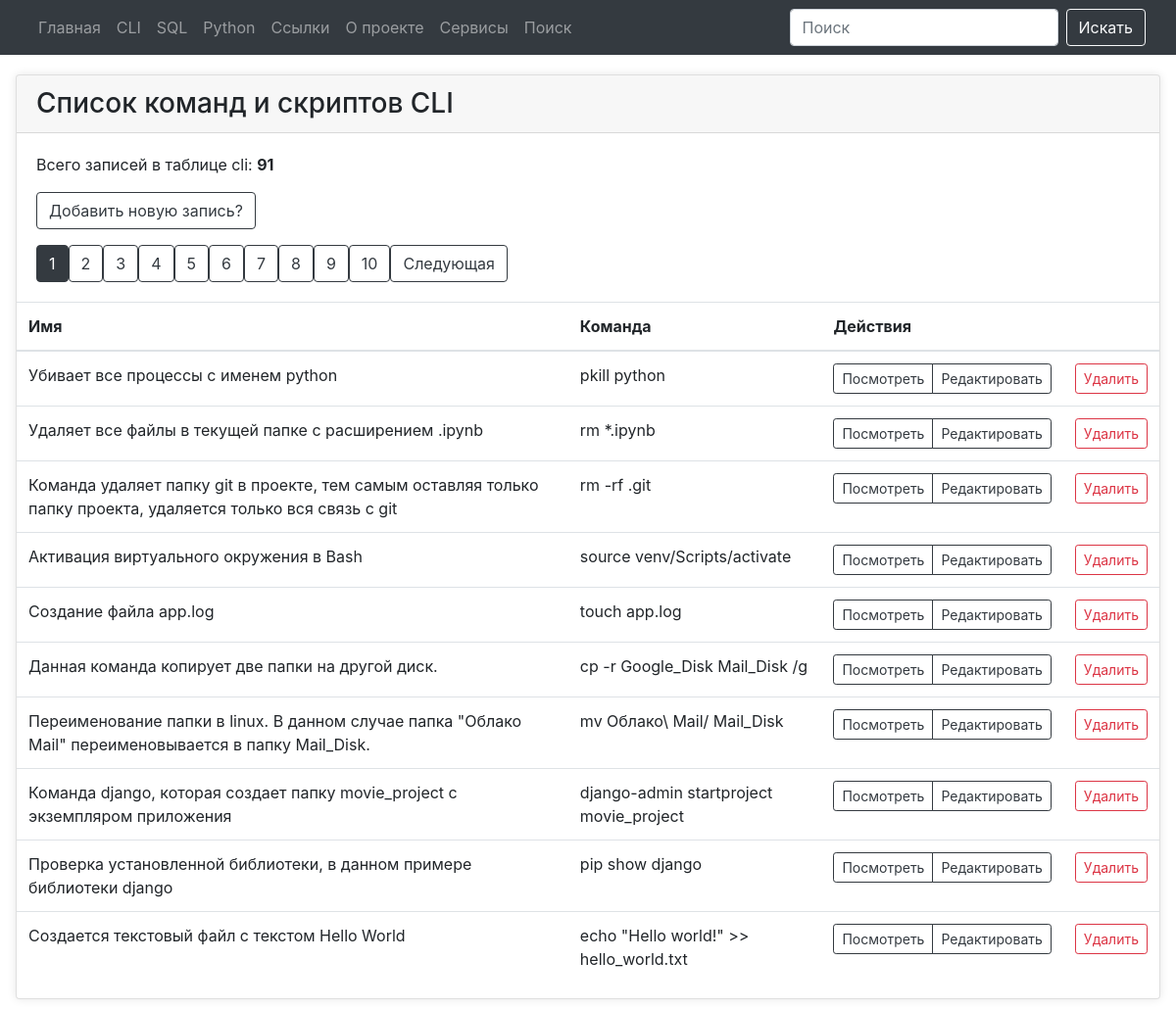
Page /cli on the earlier database version.
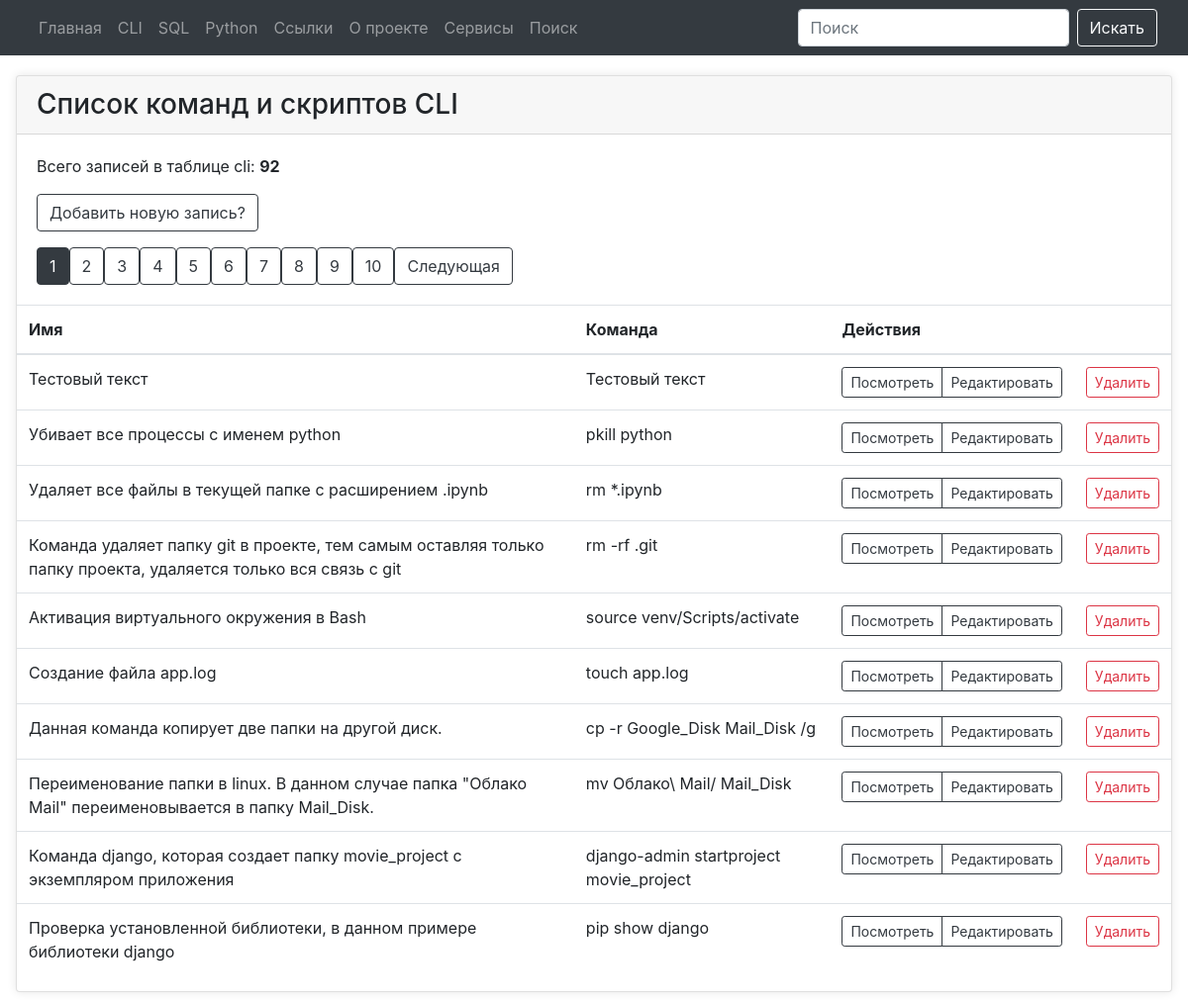
Same page on the later database version.
### tables this page shows
CREATE TABLE "cli" (
  "cli_id" INTEGER PRIMARY KEY AUTOINCREMENT,
  "cli_command" TEXT NOT NULL,
  "cli_name" TEXT NOT NULL,
  "cli_date_add" TIMESTAMP DEFAULT CURRENT_TIMESTAMP,
  "cli_date_edit" TEXT
);

### modules/cli/cli_posts.py (the view)
@bp.route("/cli")
def cli_posts():
    page = request.args.get('page', 1, type=int)
    conn = connect.get_db_connection()
    cur = conn.cursor()
    cli_list_count = int(cur.execute("SELECT COUNT(*) FROM cli").fetchone()[0])
    offset = (page - 1) * PER_PAGE
    cli_list = conn.execute(
        "SELECT * FROM cli ORDER BY 1 DESC LIMIT ? OFFSET ?",
        (PER_PAGE, offset)
    ).fetchall()
    conn.close()
    total_pages = (cli_list_count + PER_PAGE - 1) // PER_PAGE
    return render_template("cli/cli_posts.html",
                           cli_list=cli_list,
                           cli_list_count=cli_list_count,
                           page=page,
                           total_pages=total_pages,
                           )

### modules/connect.py (called while the page is built)
def get_db_connection():
    db_path = os.path.join(BASE_DIR, '../database.db')
    conn = sqlite3.connect(db_path)
    conn.row_factory = sqlite3.Row
    return conn

### templates/cli/cli_posts.html (shortened to what this page needs)
{% extends "base.html" %} {% block title %}Команды CLI{% endblock %} {% block content %}
<div class="card mb-4">
   <div class="card-header h3">Список команд и скриптов CLI</div>
   <div class="card-body">
      <p class="card-text">
         Всего записей в таблице cli: <b>{{ cli_list_count }}</b></p>
      <a href="{{ url_for('add_cli_post.add_cli_post') }}" class="btn btn-outline-dark"></i>
         Добавить новую
         запись?</a>
      <div class="pagination">
         {% for p in range(1, total_pages + 1) %}
         <a href="{{ url_for('cli_posts.cli_posts', page=p) }}"
            class="btn btn-outline-dark {% if p == page %}active{% endif %}">{{ p }}</a>
         {% endfor %}
         {% if page < total_pages %} <a href="{{ url_for('cli_posts.cli_posts', page=page+1) }}"
            class="btn btn-outline-dark">Следующая</a>
            {% endif %}
      </div>
   </div>
   <table class="table">
      <thead>
         <tr>
            <th>Имя</th>
            <th>Команда</th>
            <th colspan="2">Действия</th>
         </tr>
      </thead>
      <tbody>
         {% for cli_list in cli_list %}
         <tr>
            <td>{{ cli_list['cli_name'] }}</td>
            <td>{{ cli_list['cli_command'] }}</td>
            <td>
               <div class="btn-group" role="group" aria-label="Действия">
                  <a href="{{ url_for('get_view_cli_post.get_view_cli_post', cli_id=cli_list['cli_id']) }}"
                     class="btn btn-outline-dark btn-sm">
                     Посмотреть
                  </a>
                  <a href="{{ url_for('edit_cli_post.edit_cli_post', cli_id=cli_list['cli_id']) }}"
                     class="btn btn-outline-dark btn-sm">
                     Редактировать
                  </a>
               </div>
            </td>
            <td>
               <form action="{{ url_for('delete_cli_post.delete_cli_post', cli_id=cli_list['cli_id'])}}" method="POST"
                  class="d-inline">
                  <button type="submit" class="btn btn-outline-danger btn-sm"
                     onclick="return confirm('Вы точно уверены что хотите удалить запись?')">
                     Удалить
                  </button>
               </form>
            </td>
         </tr>
         {% endfor %}
      </tbody>
   </table>
</div>
{% endblock %}

### templates/base.html (shortened to what this page needs)
<!doctype html>
<html>
<head>
	<link href="{{ url_for('static', filename='styles.css') }}" rel="stylesheet">
    <link href="https://stackpath.bootstrapcdn.com/bootstrap/4.5.2/css/bootstrap.min.css" rel="stylesheet">
</head>
<body>
    {% include 'navbar.html' %}
    <div class="main">
        {% block content %}
        {% endblock %}
     </div>
</body>
</html>

### templates/navbar.html (shortened to what this page needs)
<nav class="navbar navbar-expand-lg navbar-dark bg-dark">
    <div class="container-fluid">
      <div class="collapse navbar-collapse" id="navbarNav">
        <ul class="navbar-nav">
          <li class="nav-item">
            <a class="nav-link" href="{{ url_for('index.index') }}">Главная</a>
          </li>
          <li class="nav-item">
            <a class="nav-link" href="{{ url_for('cli_posts.cli_posts') }}">CLI</a>
          </li>
          <li class="nav-item">
            <a class="nav-link" href="{{ url_for('sql_list_commands.sql_list_commands') }}">SQL</a>
          </li>
          <li class="nav-item">
            <a class="nav-link" href="{{ url_for('python_list_commands.python_list_commands') }}">Python</a>
          </li>
          <li class="nav-item">
            <a class="nav-link" href="{{ url_for('link_list_commands.link_list_commands') }}">Ссылки</a>
          </li>
          <li class="nav-item">
            <a class="nav-link" href="{{ url_for('about.about_list') }}">О проекте</a>
          </li>
          <li class="nav-item">
            <a class="nav-link" href="{{ url_for('services.services') }}">Сервисы</a>
          </li>
          <li class="nav-item">
            <a class="nav-link" href="{{ url_for('search.search') }}">Поиск</a>
          </li>
        </ul>
      </div>
      <form class="d-flex" action="/search" method="post" role="search">
        <input class="form-control me-2 mr-2" type="text" placeholder="Поиск" aria-label="Search" name="search_term" id="search_term" required>
        <button class="btn btn-outline-light" type="submit">Искать</button>
      </form>
    </div>
  </nav>

### static/styles.css (style rules this page uses)
body { background-color: #f8f9fa; }
.navbar { margin-bottom: 20px; }
.card { border: none; box-shadow: 0 0 10px rgba(0, 0, 0, 0.1); }
.form-control { border-radius: 20px; }
.card { margin: 1rem; }

Differences in the rows shown:
no longer on this page (row unchanged): cli: cli_name "Создается текстовый файл с текстом Hello World", cli_command "echo \"Hello world!\" >> hello_world.txt"
added cli: cli_name "Тестовый текст", cli_command "Тестовый текст"
Other differences:
{{ cli_list_count }}: "91" → "92"
